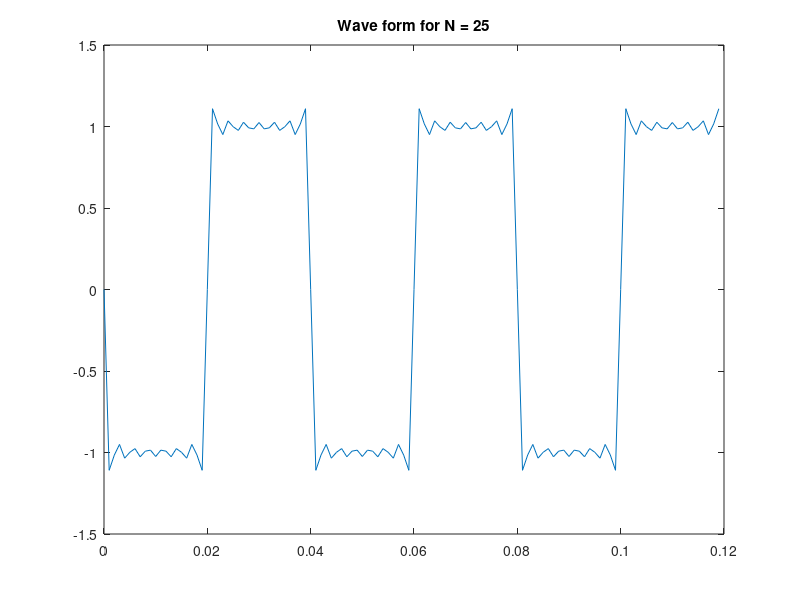

Recreate this plot in MATLAB.
clear; clc; clf;
T = 0.12; sum = 0; f0 = 25; fs = 1000;
N = 25;
t = 0;i =1;
while t< T
     sum =0;
     k = 1;
     while k<=N
         X = j * 4 / (k * pi);
         sum = sum + X * exp(j * 2 * pi * k * f0 * t);
         k = k + 2;
     end;
     x(i) = real(sum);
     t = t + 1 / fs;
     i = i + 1;
end;
t = 0:1/fs:T-1/fs;
plot(t,x)
title('Wave form for N = 25');
